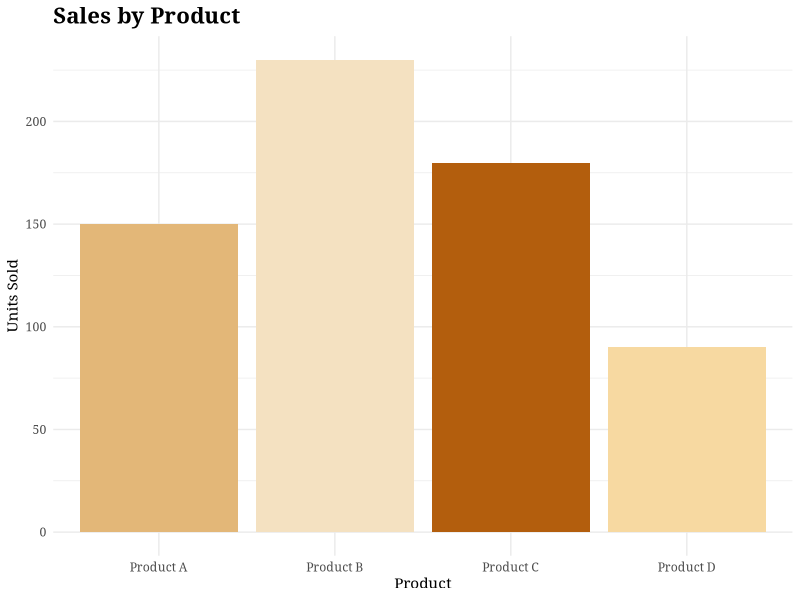
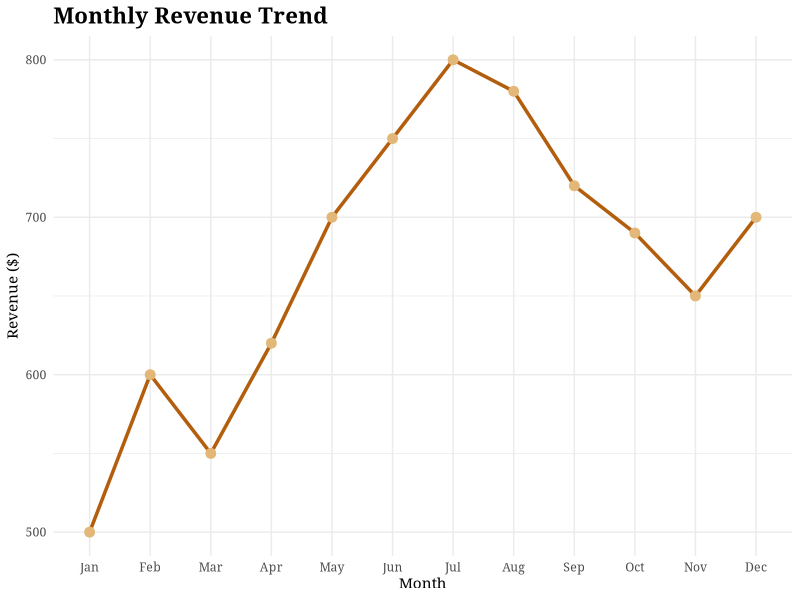

These charts were generated, in order, by the following R code:
## ---- chunk 1
library(ggplot2)

# Example of sales data
products <- c("Product A", "Product B", "Product C", "Product D")
sales <- c(150, 230, 180, 90)
df <- data.frame(products, sales)

# Bar chart
ggplot(df, aes(x=products, y=sales, fill=products)) +
  geom_bar(stat="identity") +
  scale_fill_manual(values=c("#e3b778", "#f4e1c1", "#b35e0d", "#f7d9a1")) +
  theme_minimal(base_family = "Georgia") +
  labs(title="Sales by Product", x="Product", y="Units Sold") +
  theme(legend.position = "none", plot.title = element_text(size=16, face="bold"))

# Dummy monthly revenue

months <- factor(month.abb, levels=month.abb)
revenue <- c(500, 600, 550, 620, 700, 750, 800, 780, 720, 690, 650, 700)
df2 <- data.frame(months, revenue)

# Line chart

ggplot(df2, aes(x=months, y=revenue, group=1)) +
geom_line(color="#b35e0d", size=1.2) +
geom_point(color="#e3b778", size=3) +
theme_minimal(base_family = "Georgia") +
labs(title="Monthly Revenue Trend", x="Month", y="Revenue ($)") +
theme(plot.title = element_text(size=16, face="bold"))
